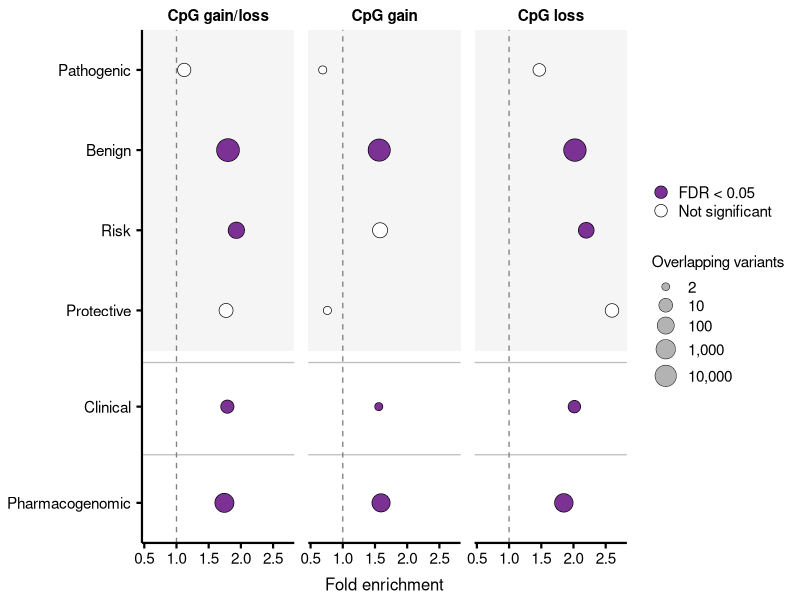

Generate this figure with R:
library(tidyverse)
library(scales)
library(grid)

theme_set(theme_classic(base_size = 12))

# ============================================================
# 1. Prepare data
# ============================================================

df <- tribble(
  ~Group, ~Category, ~Overlap, ~Fold, ~P,
  
  "CpG gain/loss", "Pathogenic",       7,     1.1200, 0.8,
  "CpG gain/loss", "Benign",           48087, 1.8000, 2e-16,
  "CpG gain/loss", "Risk",             50,    1.9300, 0.000336,
  "CpG gain/loss", "Protective",       10,    1.7700, 0.1815,
  "CpG gain/loss", "Clinical",         7,     1.7900, 2e-16,
  "CpG gain/loss", "Pharmacogenomic",  549,   1.7440, 2e-16,
  
  "CpG gain",      "Pathogenic",       2,     0.6885, 1,
  "CpG gain",      "Benign",           19457, 1.5660, 2e-16,
  "CpG gain",      "Risk",             19,    1.5790, 0.07,
  "CpG gain",      "Protective",       2,     0.7610, 1,
  "CpG gain",      "Clinical",         2,     1.5590, 2e-16,
  "CpG gain",      "Pharmacogenomic",  233,   1.5940, 9e-10,
  
  "CpG loss",      "Pathogenic",       5,     1.4690, 0.4,
  "CpG loss",      "Benign",           29440, 2.0220, 2e-16,
  "CpG loss",      "Risk",             31,    2.1980, 0.0004,
  "CpG loss",      "Protective",       8,     2.5980, 0.04,
  "CpG loss",      "Clinical",         5,     2.0140, 2e-16,
  "CpG loss",      "Pharmacogenomic",  317,   1.8500, 2e-16
) %>%
  mutate(
    FDR = p.adjust(P, method = "BH"),
    
    Significance = if_else(
      FDR < 0.05,
      "FDR < 0.05",
      "Not significant"
    ),
    
    Group = factor(
      Group,
      levels = c(
        "CpG gain/loss",
        "CpG gain",
        "CpG loss"
      )
    ),
    
    # Explicit y positions prevent category–label mismatch
    y_position = case_when(
      Category == "Pathogenic"      ~ 6,
      Category == "Benign"          ~ 5,
      Category == "Risk"            ~ 4,
      Category == "Protective"      ~ 3,
      Category == "Clinical"        ~ 1.8,
      Category == "Pharmacogenomic" ~ 0.6
    ),
    
    Significance = factor(
      Significance,
      levels = c(
        "FDR < 0.05",
        "Not significant"
      )
    )
  )

# Check that every category received a y position
stopifnot(!any(is.na(df$y_position)))

# ============================================================
# 2. Background regions
# ============================================================

background_df <- tibble(
  xmin = -Inf,
  xmax = Inf,
  ymin = 2.5,
  ymax = 6.5
)

# ============================================================
# 3. Plot
# ============================================================

p <- ggplot(
  df,
  aes(
    x = Fold,
    y = y_position
  )
) +
  
  # Background for clinical classes
  geom_rect(
    data = background_df,
    aes(
      xmin = xmin,
      xmax = xmax,
      ymin = ymin,
      ymax = ymax
    ),
    inherit.aes = FALSE,
    fill = "grey96",
    colour = NA
  ) +
  
  # Separators between annotation groups
  geom_hline(
    yintercept = c(2.35, 1.2),
    colour = "grey75",
    linewidth = 0.45
  ) +
  
  # No-enrichment reference
  geom_vline(
    xintercept = 1,
    linetype = "dashed",
    colour = "grey50",
    linewidth = 0.45
  ) +
  
  geom_point(
    aes(
      size = Overlap,
      fill = Significance
    ),
    shape = 21,
    colour = "black",
    stroke = 0.35,
    alpha = 1
  ) +
  
  facet_wrap(
    ~Group,
    nrow = 1
  ) +
  
  scale_fill_manual(
    values = c(
      "FDR < 0.05" = "#7B3294",
      "Not significant" = "white"
    ),
    drop = FALSE
  ) +
  
  scale_size_continuous(
    trans = "log10",
    range = c(2.5, 7.5),
    breaks = c(
      2,
      10,
      100,
      1000,
      10000
    ),
    labels = comma
  ) +
  
  scale_y_continuous(
    breaks = c(
      6,
      5,
      4,
      3,
      1.8,
      0.6
    ),
    labels = c(
      "Pathogenic",
      "Benign",
      "Risk",
      "Protective",
      "Clinical",
      "Pharmacogenomic"
    ),
    limits = c(0.1, 6.5),
    expand = expansion(mult = c(0, 0))
  ) +
  
  scale_x_continuous(
    breaks = c(
      0.5,
      1.0,
      1.5,
      2.0,
      2.5
    ),
    minor_breaks = NULL,
    expand = expansion(mult = c(0.04, 0.06))
  ) +
  
  coord_cartesian(
    xlim = c(0.55, 2.70),
    clip = "off"
  ) +
  
  labs(
    x = "Fold enrichment",
    y = NULL,
    fill = NULL,
    size = "Overlapping variants"
  ) +
  
  guides(
    fill = guide_legend(
      order = 1,
      override.aes = list(
        shape = 21,
        size = 4,
        stroke = 0.35
      )
    ),
    
    size = guide_legend(
      order = 2,
      title.position = "top",
      override.aes = list(
        shape = 21,
        fill = "grey70",
        colour = "black",
        stroke = 0.25
      )
    )
  ) +
  
  theme_classic(base_size = 12) +
  
  theme(
    axis.text.x = element_text(
      size = 11,
      colour = "black"
    ),
    
    axis.text.y = element_text(
      size = 11,
      colour = "black",
      margin = margin(r = 4)
    ),
    
    axis.title.x = element_text(
      size = 12,
      colour = "black",
      margin = margin(t = 7)
    ),
    
    axis.line = element_line(
      linewidth = 0.75,
      colour = "black"
    ),
    
    axis.ticks = element_line(
      linewidth = 0.75,
      colour = "black"
    ),
    
    axis.ticks.length = unit(
      0.14,
      "cm"
    ),
    
    strip.background = element_blank(),
    
    strip.text = element_text(
      size = 11,
      face = "bold",
      colour = "black",
      margin = margin(b = 5)
    ),
    
    panel.grid = element_blank(),
    
    panel.spacing.x = unit(
      0.7,
      "lines"
    ),
    
    legend.position = "right",
    legend.box = "vertical",
    legend.box.just = "left",
    
    legend.text = element_text(
      size = 11,
      colour = "black"
    ),
    
    legend.title = element_text(
      size = 11,
      colour = "black"
    ),
    
    legend.key.height = unit(
      0.47,
      "cm"
    ),
    
    legend.key.width = unit(
      0.47,
      "cm"
    ),
    
    plot.margin = margin(
      t = 5,
      r = 5,
      b = 4,
      l = 5
    )
  )

# p

# ============================================================
# 4. Save
# ============================================================

ggsave(
  filename = "clinical_variant_enrichment.pdf",
  plot = p,
  width = 7,
  height = 3.2
)
